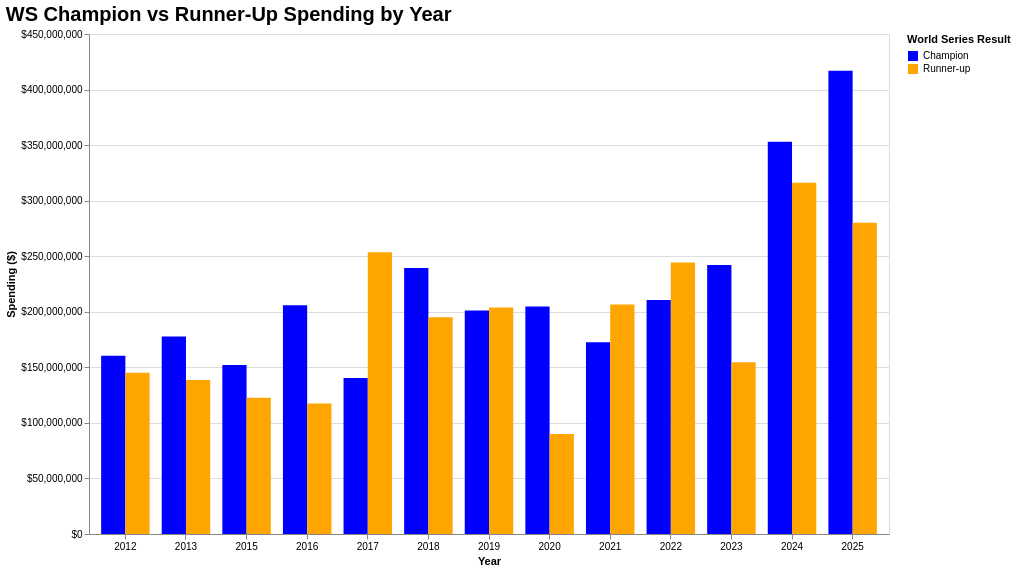

Source (notebook cell):
### Markdown cell above
# **Description of the Graph**

The graph titled **“MLB Total Spending Percentage Change: 2012 vs 2025”** shows how each of the 30 Major League Baseball teams has changed its total spending between 2012 and 2025. The x-axis lists all MLB teams by abbreviation, while the y-axis measures the percent change in total spending over that period.

Each bar represents one team:

Green bars indicate teams that increased their total spending from 2012 to 2025.

Red bars indicate teams that decreased their total spending over the same span.

Teams are ordered from the largest increase on the left to the largest decrease on the right. Clubs like San Diego (SD), Houston (HOU), and the New York Mets (NYM) show the most dramatic payroll growth, with increases well over 200%, signaling aggressive investment in their rosters.

At the far right of the chart, there are only two red bars, representing the Chicago White Sox (CHW) and the Miami Marlins (MIA). These teams are the only ones to reduce their overall spending since 2012, making them outliers in an era where most franchises have expanded payrolls.

Overall, the graph highlights a strong leaguewide trend toward higher spending, while underscoring how a small number of organizations have moved in the opposite direction.

### Code cell
import altair as alt
import pandas as pd

# Prepare Champion data
df_champions = df_WS.copy()
df_champions = df_champions.rename(columns={'WS Champion': 'Team'})
df_champions['Result'] = 'Champion'

# Prepare Runner-up data
df_runnerups = df_WS.copy()
df_runnerups = df_runnerups.rename(columns={'WS Runner Up': 'Team'})
df_runnerups['Result'] = 'Runner-up'

# Combine champion and runner-up data
df_ws_teams = pd.concat([df_champions[['Year', 'Team', 'Result']], df_runnerups[['Year', 'Team', 'Result']]])

# Merge with payroll data to get 'Tax Payroll'
df_merged = pd.merge(df_ws_teams, df_payroll[['Year', 'Team', 'Tax Payroll']], on=['Year', 'Team'], how='left')

# Clean 'Tax Payroll' column if necessary (already done in previous cells, but good to be explicit)
df_merged['Tax Payroll'] = (
    df_merged['Tax Payroll']
        .astype(str)
        .str.replace('$', '', regex=False)
        .str.replace(',', '', regex=False)
        .str.replace('(', '-', regex=False)
        .str.replace(')', '', regex=False)
)
df_merged['Tax Payroll'] = pd.to_numeric(df_merged['Tax Payroll'], errors='coerce')

# Create the double bar chart
chart = (
    alt.Chart(df_merged)
    .mark_bar()
    .encode(
        x=alt.X(
            'Year:O',
            axis=alt.Axis(
                title='Year',
                labelAngle=0
            )
        ),
        xOffset='Result:N',
        y=alt.Y(
            'Tax Payroll:Q',
            title='Spending ($)',
            axis=alt.Axis(
                format='$,.0f'
            )
        ),
        color=alt.Color(
            'Result:N',
            scale=alt.Scale(domain=['Champion', 'Runner-up'], range=['blue', 'orange']),
            title='World Series Result'
        ),
        tooltip=[
            alt.Tooltip('Team:N', title='Team'),
            alt.Tooltip('Year:O', title='Year'),
            alt.Tooltip('Tax Payroll:Q', title='Spending', format='$,.0f')
        ]
    )
    .properties(
        width=800,
        height=500,
        title=alt.TitleParams(
            'WS Champion vs Runner-Up Spending by Year',
            fontSize=20,
            anchor='start'
        )
    )
)

chart

### Figure 1 — Vega-Lite specification as saved in the notebook (floating-point values rounded to 4 significant figures)
{"config": {"view": {"continuousWidth": 300, "continuousHeight": 300}}, "data": {"name": "data-09a432c77116f4fc757098b4ddaa9cc3"}, "mark": {"type": "bar"}, "encoding": {"color": {"field": "Result", "scale": {"domain": ["Champion", "Runner-up"], "range": ["blue", "orange"]}, "title": "World Series Result", "type": "nominal"}, "tooltip": [{"field": "Team", "title": "Team", "type": "nominal"}, {"field": "Year", "title": "Year", "type": "ordinal"}, {"field": "Tax Payroll", "format": "$,.0f", "title": "Spending", "type": "quantitative"}], "x": {"axis": {"labelAngle": 0, "title": "Year"}, "field": "Year", "type": "ordinal"}, "xOffset": {"field": "Result", "type": "nominal"}, "y": {"axis": {"format": "$,.0f"}, "field": "Tax Payroll", "title": "Spending ($)", "type": "quantitative"}}, "height": 500, "title": {"text": "WS Champion vs Runner-Up Spending by Year", "anchor": "start", "fontSize": 20}, "width": 800, "$schema": "https://vega.github.io/schema/vega-lite/v5.20.1.json", "datasets": {"data-09a432c77116f4fc757098b4ddaa9cc3": [{"Year": 2025, "Team": "LAD", "Result": "Champion", "Tax Payroll": 416800000.0}, {"Year": 2024, "Team": "LAD", "Result": "Champion", "Tax Payroll": 353000000.0}, {"Year": 2023, "Team": "TEX", "Result": "Champion", "Tax Payroll": 242100000.0}, {"Year": 2022, "Team": "HOU", "Result": "Champion", "Tax Payroll": 210700000.0}, {"Year": 2021, "Team": "ATL", "Result": "Champion", "Tax Payroll": 172600000.0}, {"Year": 2020, "Team": "LAD", "Result": "Champion", "Tax Payroll": 204700000.0}, {"Year": 2019, "Team": "WSH", "Result": "Champion", "Tax Payroll": 201200000.0}, {"Year": 2018, "Team": "BOS", "Result": "Champion", "Tax Payroll": 239500000.0}, {"Year": 2017, "Team": "HOU", "Result": "Champion", "Tax Payroll": 140500000.0}, {"Year": 2016, "Team": "CHC", "Result": "Champion", "Tax Payroll": 205900000.0}, {"Year": 2015, "Team": "KC", "Result": "Champion", "Tax Payroll": 152100000.0}, {"Year": 2014, "Team": "SFG", "Result": "Champion", "Tax Payroll": null}, {"Year": 2013, "Team": "BOS", "Result": "Champion", "Tax Payroll": 177800000.0}, {"Year": 2012, "Team": "SF", "Result": "Champion", "Tax Payroll": 160400000.0}, {"Year": 2025, "Team": "TOR", "Result": "Runner-up", "Tax Payroll": 280000000.0}, {"Year": 2024, "Team": "NYY", "Result": "Runner-up", "Tax Payroll": 316200000.0}, {"Year": 2023, "Team": "ARI", "Result": "Runner-up", "Tax Payroll": 154600000.0}, {"Year": 2022, "Team": "PHI", "Result": "Runner-up", "Tax Payroll": 244400000.0}, {"Year": 2021, "Team": "HOU", "Result": "Runner-up", "Tax Payroll": 206600000.0}, {"Year": 2020, "Team": "TB", "Result": "Runner-up", "Tax Payroll": 89900000.0}, {"Year": 2019, "Team": "HOU", "Result": "Runner-up", "Tax Payroll": 203800000.0}, {"Year": 2018, "Team": "LAD", "Result": "Runner-up", "Tax Payroll": 195000000.0}, {"Year": 2017, "Team": "LAD", "Result": "Runner-up", "Tax Payroll": 253600000.0}, {"Year": 2016, "Team": "CLE", "Result": "Runner-up", "Tax Payroll": 117600000.0}, {"Year": 2015, "Team": "NYM", "Result": "Runner-up", "Tax Payroll": 122700000.0}, {"Year": 2014, "Team": "KCR", "Result": "Runner-up", "Tax Payroll": null}, {"Year": 2013, "Team": "STL", "Result": "Runner-up", "Tax Payroll": 138600000.0}, {"Year": 2012, "Team": "DET", "Result": "Runner-up", "Tax Payroll": 145200000.0}]}}
